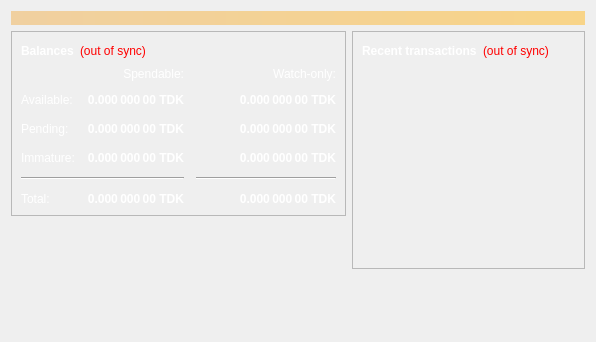
<?xml version="1.0" encoding="UTF-8"?>
<ui version="4.0">
 <class>OverviewPage</class>
 <widget class="QWidget" name="OverviewPage">
  <property name="geometry">
   <rect>
    <x>0</x>
    <y>0</y>
    <width>596</width>
    <height>342</height>
   </rect>
  </property>
  <property name="windowTitle">
   <string>Form</string>
  </property>
  <layout class="QVBoxLayout" name="topLayout">
   <item>
    <widget class="QLabel" name="labelAlerts">
     <property name="visible">
      <bool>false</bool>
     </property>
     <property name="styleSheet">
      <string notr="true">QLabel { background-color: qlineargradient(x1: 0, y1: 0, x2: 1, y2: 0, stop:0 #F0D0A0, stop:1 #F8D488); color:#000000; }</string>
     </property>
     <property name="wordWrap">
      <bool>true</bool>
     </property>
     <property name="margin">
      <number>3</number>
     </property>
     <property name="textInteractionFlags">
      <set>Qt::TextSelectableByMouse</set>
     </property>
    </widget>
   </item>
   <item>
    <layout class="QHBoxLayout" name="horizontalLayout" stretch="1,1">
     <item>
      <layout class="QVBoxLayout" name="verticalLayout_2">
       <item>
        <widget class="QFrame" name="frame">
         <property name="frameShape">
          <enum>QFrame::StyledPanel</enum>
         </property>
         <property name="frameShadow">
          <enum>QFrame::Raised</enum>
         </property>
         <layout class="QVBoxLayout" name="verticalLayout_4">
          <item>
           <layout class="QHBoxLayout" name="horizontalLayout_4">
            <item>
             <widget class="QLabel" name="label_5">
              <property name="palette">
               <palette>
                <active>
                 <colorrole role="WindowText">
                  <brush brushstyle="SolidPattern">
                   <color alpha="255">
                    <red>255</red>
                    <green>255</green>
                    <blue>255</blue>
                   </color>
                  </brush>
                 </colorrole>
                </active>
                <inactive>
                 <colorrole role="WindowText">
                  <brush brushstyle="SolidPattern">
                   <color alpha="255">
                    <red>255</red>
                    <green>255</green>
                    <blue>255</blue>
                   </color>
                  </brush>
                 </colorrole>
                </inactive>
                <disabled>
                 <colorrole role="WindowText">
                  <brush brushstyle="SolidPattern">
                   <color alpha="255">
                    <red>120</red>
                    <green>120</green>
                    <blue>120</blue>
                   </color>
                  </brush>
                 </colorrole>
                </disabled>
               </palette>
              </property>
              <property name="font">
               <font>
                <weight>75</weight>
                <bold>true</bold>
               </font>
              </property>
              <property name="text">
               <string>Balances</string>
              </property>
             </widget>
            </item>
            <item>
             <widget class="QLabel" name="labelWalletStatus">
              <property name="toolTip">
               <string>&lt;html&gt;&lt;head/&gt;&lt;body&gt;&lt;p&gt;The displayed information may be out of date. Your wallet automatically synchronizes with the TdkCoin network after a connection is established, but this process has not completed yet.&lt;/p&gt;&lt;/body&gt;&lt;/html&gt;</string>
              </property>
              <property name="styleSheet">
               <string notr="true">QLabel { color: red; }</string>
              </property>
              <property name="text">
               <string>&lt;html&gt;&lt;head/&gt;&lt;body&gt;&lt;p&gt;(out of sync)&lt;/p&gt;&lt;/body&gt;&lt;/html&gt;</string>
              </property>
             </widget>
            </item>
            <item>
             <spacer name="horizontalSpacer_3">
              <property name="orientation">
               <enum>Qt::Horizontal</enum>
              </property>
              <property name="sizeHint" stdset="0">
               <size>
                <width>40</width>
                <height>20</height>
               </size>
              </property>
             </spacer>
            </item>
           </layout>
          </item>
          <item>
           <layout class="QGridLayout" name="gridLayout">
            <property name="spacing">
             <number>12</number>
            </property>
            <item row="2" column="2">
             <widget class="QLabel" name="labelWatchPending">
              <property name="palette">
               <palette>
                <active>
                 <colorrole role="WindowText">
                  <brush brushstyle="SolidPattern">
                   <color alpha="255">
                    <red>255</red>
                    <green>255</green>
                    <blue>255</blue>
                   </color>
                  </brush>
                 </colorrole>
                </active>
                <inactive>
                 <colorrole role="WindowText">
                  <brush brushstyle="SolidPattern">
                   <color alpha="255">
                    <red>255</red>
                    <green>255</green>
                    <blue>255</blue>
                   </color>
                  </brush>
                 </colorrole>
                </inactive>
                <disabled>
                 <colorrole role="WindowText">
                  <brush brushstyle="SolidPattern">
                   <color alpha="255">
                    <red>120</red>
                    <green>120</green>
                    <blue>120</blue>
                   </color>
                  </brush>
                 </colorrole>
                </disabled>
               </palette>
              </property>
              <property name="font">
               <font>
                <weight>75</weight>
                <bold>true</bold>
               </font>
              </property>
              <property name="cursor">
               <cursorShape>IBeamCursor</cursorShape>
              </property>
              <property name="toolTip">
               <string>Unconfirmed transactions to watch-only addresses</string>
              </property>
              <property name="text">
               <string notr="true">0.000 000 00 TDK</string>
              </property>
              <property name="alignment">
               <set>Qt::AlignRight|Qt::AlignTrailing|Qt::AlignVCenter</set>
              </property>
              <property name="textInteractionFlags">
               <set>Qt::LinksAccessibleByMouse|Qt::TextSelectableByKeyboard|Qt::TextSelectableByMouse</set>
              </property>
             </widget>
            </item>
            <item row="2" column="1">
             <widget class="QLabel" name="labelUnconfirmed">
              <property name="palette">
               <palette>
                <active>
                 <colorrole role="WindowText">
                  <brush brushstyle="SolidPattern">
                   <color alpha="255">
                    <red>255</red>
                    <green>255</green>
                    <blue>255</blue>
                   </color>
                  </brush>
                 </colorrole>
                </active>
                <inactive>
                 <colorrole role="WindowText">
                  <brush brushstyle="SolidPattern">
                   <color alpha="255">
                    <red>255</red>
                    <green>255</green>
                    <blue>255</blue>
                   </color>
                  </brush>
                 </colorrole>
                </inactive>
                <disabled>
                 <colorrole role="WindowText">
                  <brush brushstyle="SolidPattern">
                   <color alpha="255">
                    <red>120</red>
                    <green>120</green>
                    <blue>120</blue>
                   </color>
                  </brush>
                 </colorrole>
                </disabled>
               </palette>
              </property>
              <property name="font">
               <font>
                <weight>75</weight>
                <bold>true</bold>
               </font>
              </property>
              <property name="cursor">
               <cursorShape>IBeamCursor</cursorShape>
              </property>
              <property name="toolTip">
               <string>Total of transactions that have yet to be confirmed, and do not yet count toward the spendable balance</string>
              </property>
              <property name="text">
               <string notr="true">0.000 000 00 TDK</string>
              </property>
              <property name="alignment">
               <set>Qt::AlignRight|Qt::AlignTrailing|Qt::AlignVCenter</set>
              </property>
              <property name="textInteractionFlags">
               <set>Qt::LinksAccessibleByMouse|Qt::TextSelectableByKeyboard|Qt::TextSelectableByMouse</set>
              </property>
             </widget>
            </item>
            <item row="3" column="2">
             <widget class="QLabel" name="labelWatchImmature">
              <property name="palette">
               <palette>
                <active>
                 <colorrole role="WindowText">
                  <brush brushstyle="SolidPattern">
                   <color alpha="255">
                    <red>255</red>
                    <green>255</green>
                    <blue>255</blue>
                   </color>
                  </brush>
                 </colorrole>
                </active>
                <inactive>
                 <colorrole role="WindowText">
                  <brush brushstyle="SolidPattern">
                   <color alpha="255">
                    <red>255</red>
                    <green>255</green>
                    <blue>255</blue>
                   </color>
                  </brush>
                 </colorrole>
                </inactive>
                <disabled>
                 <colorrole role="WindowText">
                  <brush brushstyle="SolidPattern">
                   <color alpha="255">
                    <red>120</red>
                    <green>120</green>
                    <blue>120</blue>
                   </color>
                  </brush>
                 </colorrole>
                </disabled>
               </palette>
              </property>
              <property name="font">
               <font>
                <weight>75</weight>
                <bold>true</bold>
               </font>
              </property>
              <property name="cursor">
               <cursorShape>IBeamCursor</cursorShape>
              </property>
              <property name="toolTip">
               <string>Mined balance in watch-only addresses that has not yet matured</string>
              </property>
              <property name="text">
               <string notr="true">0.000 000 00 TDK</string>
              </property>
              <property name="alignment">
               <set>Qt::AlignRight|Qt::AlignTrailing|Qt::AlignVCenter</set>
              </property>
              <property name="textInteractionFlags">
               <set>Qt::LinksAccessibleByMouse|Qt::TextSelectableByKeyboard|Qt::TextSelectableByMouse</set>
              </property>
             </widget>
            </item>
            <item row="4" column="0" colspan="2">
             <widget class="Line" name="line">
              <property name="orientation">
               <enum>Qt::Horizontal</enum>
              </property>
             </widget>
            </item>
            <item row="4" column="2">
             <widget class="Line" name="lineWatchBalance">
              <property name="sizePolicy">
               <sizepolicy hsizetype="Preferred" vsizetype="Fixed">
                <horstretch>0</horstretch>
                <verstretch>0</verstretch>
               </sizepolicy>
              </property>
              <property name="minimumSize">
               <size>
                <width>140</width>
                <height>0</height>
               </size>
              </property>
              <property name="orientation">
               <enum>Qt::Horizontal</enum>
              </property>
             </widget>
            </item>
            <item row="5" column="0">
             <widget class="QLabel" name="labelTotalText">
              <property name="palette">
               <palette>
                <active>
                 <colorrole role="WindowText">
                  <brush brushstyle="SolidPattern">
                   <color alpha="255">
                    <red>255</red>
                    <green>255</green>
                    <blue>255</blue>
                   </color>
                  </brush>
                 </colorrole>
                </active>
                <inactive>
                 <colorrole role="WindowText">
                  <brush brushstyle="SolidPattern">
                   <color alpha="255">
                    <red>255</red>
                    <green>255</green>
                    <blue>255</blue>
                   </color>
                  </brush>
                 </colorrole>
                </inactive>
                <disabled>
                 <colorrole role="WindowText">
                  <brush brushstyle="SolidPattern">
                   <color alpha="255">
                    <red>120</red>
                    <green>120</green>
                    <blue>120</blue>
                   </color>
                  </brush>
                 </colorrole>
                </disabled>
               </palette>
              </property>
              <property name="text">
               <string>Total:</string>
              </property>
             </widget>
            </item>
            <item row="3" column="1">
             <widget class="QLabel" name="labelImmature">
              <property name="palette">
               <palette>
                <active>
                 <colorrole role="WindowText">
                  <brush brushstyle="SolidPattern">
                   <color alpha="255">
                    <red>255</red>
                    <green>255</green>
                    <blue>255</blue>
                   </color>
                  </brush>
                 </colorrole>
                </active>
                <inactive>
                 <colorrole role="WindowText">
                  <brush brushstyle="SolidPattern">
                   <color alpha="255">
                    <red>255</red>
                    <green>255</green>
                    <blue>255</blue>
                   </color>
                  </brush>
                 </colorrole>
                </inactive>
                <disabled>
                 <colorrole role="WindowText">
                  <brush brushstyle="SolidPattern">
                   <color alpha="255">
                    <red>120</red>
                    <green>120</green>
                    <blue>120</blue>
                   </color>
                  </brush>
                 </colorrole>
                </disabled>
               </palette>
              </property>
              <property name="font">
               <font>
                <weight>75</weight>
                <bold>true</bold>
               </font>
              </property>
              <property name="cursor">
               <cursorShape>IBeamCursor</cursorShape>
              </property>
              <property name="toolTip">
               <string>Mined balance that has not yet matured</string>
              </property>
              <property name="text">
               <string notr="true">0.000 000 00 TDK</string>
              </property>
              <property name="alignment">
               <set>Qt::AlignRight|Qt::AlignTrailing|Qt::AlignVCenter</set>
              </property>
              <property name="textInteractionFlags">
               <set>Qt::LinksAccessibleByMouse|Qt::TextSelectableByKeyboard|Qt::TextSelectableByMouse</set>
              </property>
             </widget>
            </item>
            <item row="2" column="3">
             <spacer name="horizontalSpacer_2">
              <property name="orientation">
               <enum>Qt::Horizontal</enum>
              </property>
              <property name="sizeHint" stdset="0">
               <size>
                <width>40</width>
                <height>20</height>
               </size>
              </property>
             </spacer>
            </item>
            <item row="3" column="0">
             <widget class="QLabel" name="labelImmatureText">
              <property name="palette">
               <palette>
                <active>
                 <colorrole role="WindowText">
                  <brush brushstyle="SolidPattern">
                   <color alpha="255">
                    <red>255</red>
                    <green>255</green>
                    <blue>255</blue>
                   </color>
                  </brush>
                 </colorrole>
                </active>
                <inactive>
                 <colorrole role="WindowText">
                  <brush brushstyle="SolidPattern">
                   <color alpha="255">
                    <red>255</red>
                    <green>255</green>
                    <blue>255</blue>
                   </color>
                  </brush>
                 </colorrole>
                </inactive>
                <disabled>
                 <colorrole role="WindowText">
                  <brush brushstyle="SolidPattern">
                   <color alpha="255">
                    <red>120</red>
                    <green>120</green>
                    <blue>120</blue>
                   </color>
                  </brush>
                 </colorrole>
                </disabled>
               </palette>
              </property>
              <property name="text">
               <string>Immature:</string>
              </property>
             </widget>
            </item>
            <item row="5" column="1">
             <widget class="QLabel" name="labelTotal">
              <property name="palette">
               <palette>
                <active>
                 <colorrole role="WindowText">
                  <brush brushstyle="SolidPattern">
                   <color alpha="255">
                    <red>255</red>
                    <green>255</green>
                    <blue>255</blue>
                   </color>
                  </brush>
                 </colorrole>
                </active>
                <inactive>
                 <colorrole role="WindowText">
                  <brush brushstyle="SolidPattern">
                   <color alpha="255">
                    <red>255</red>
                    <green>255</green>
                    <blue>255</blue>
                   </color>
                  </brush>
                 </colorrole>
                </inactive>
                <disabled>
                 <colorrole role="WindowText">
                  <brush brushstyle="SolidPattern">
                   <color alpha="255">
                    <red>120</red>
                    <green>120</green>
                    <blue>120</blue>
                   </color>
                  </brush>
                 </colorrole>
                </disabled>
               </palette>
              </property>
              <property name="font">
               <font>
                <weight>75</weight>
                <bold>true</bold>
               </font>
              </property>
              <property name="cursor">
               <cursorShape>IBeamCursor</cursorShape>
              </property>
              <property name="toolTip">
               <string>Your current total balance</string>
              </property>
              <property name="text">
               <string notr="true">0.000 000 00 TDK</string>
              </property>
              <property name="alignment">
               <set>Qt::AlignRight|Qt::AlignTrailing|Qt::AlignVCenter</set>
              </property>
              <property name="textInteractionFlags">
               <set>Qt::LinksAccessibleByMouse|Qt::TextSelectableByKeyboard|Qt::TextSelectableByMouse</set>
              </property>
             </widget>
            </item>
            <item row="5" column="2">
             <widget class="QLabel" name="labelWatchTotal">
              <property name="palette">
               <palette>
                <active>
                 <colorrole role="WindowText">
                  <brush brushstyle="SolidPattern">
                   <color alpha="255">
                    <red>255</red>
                    <green>255</green>
                    <blue>255</blue>
                   </color>
                  </brush>
                 </colorrole>
                </active>
                <inactive>
                 <colorrole role="WindowText">
                  <brush brushstyle="SolidPattern">
                   <color alpha="255">
                    <red>255</red>
                    <green>255</green>
                    <blue>255</blue>
                   </color>
                  </brush>
                 </colorrole>
                </inactive>
                <disabled>
                 <colorrole role="WindowText">
                  <brush brushstyle="SolidPattern">
                   <color alpha="255">
                    <red>120</red>
                    <green>120</green>
                    <blue>120</blue>
                   </color>
                  </brush>
                 </colorrole>
                </disabled>
               </palette>
              </property>
              <property name="font">
               <font>
                <weight>75</weight>
                <bold>true</bold>
               </font>
              </property>
              <property name="cursor">
               <cursorShape>IBeamCursor</cursorShape>
              </property>
              <property name="toolTip">
               <string>Current total balance in watch-only addresses</string>
              </property>
              <property name="text">
               <string notr="true">0.000 000 00 TDK</string>
              </property>
              <property name="alignment">
               <set>Qt::AlignRight|Qt::AlignTrailing|Qt::AlignVCenter</set>
              </property>
              <property name="textInteractionFlags">
               <set>Qt::LinksAccessibleByMouse|Qt::TextSelectableByKeyboard|Qt::TextSelectableByMouse</set>
              </property>
             </widget>
            </item>
            <item row="0" column="2">
             <widget class="QLabel" name="labelWatchonly">
              <property name="palette">
               <palette>
                <active>
                 <colorrole role="WindowText">
                  <brush brushstyle="SolidPattern">
                   <color alpha="255">
                    <red>255</red>
                    <green>255</green>
                    <blue>255</blue>
                   </color>
                  </brush>
                 </colorrole>
                </active>
                <inactive>
                 <colorrole role="WindowText">
                  <brush brushstyle="SolidPattern">
                   <color alpha="255">
                    <red>255</red>
                    <green>255</green>
                    <blue>255</blue>
                   </color>
                  </brush>
                 </colorrole>
                </inactive>
                <disabled>
                 <colorrole role="WindowText">
                  <brush brushstyle="SolidPattern">
                   <color alpha="255">
                    <red>120</red>
                    <green>120</green>
                    <blue>120</blue>
                   </color>
                  </brush>
                 </colorrole>
                </disabled>
               </palette>
              </property>
              <property name="text">
               <string>Watch-only:</string>
              </property>
              <property name="alignment">
               <set>Qt::AlignRight|Qt::AlignTrailing|Qt::AlignVCenter</set>
              </property>
             </widget>
            </item>
            <item row="1" column="0">
             <widget class="QLabel" name="labelBalanceText">
              <property name="palette">
               <palette>
                <active>
                 <colorrole role="WindowText">
                  <brush brushstyle="SolidPattern">
                   <color alpha="255">
                    <red>255</red>
                    <green>255</green>
                    <blue>255</blue>
                   </color>
                  </brush>
                 </colorrole>
                </active>
                <inactive>
                 <colorrole role="WindowText">
                  <brush brushstyle="SolidPattern">
                   <color alpha="255">
                    <red>255</red>
                    <green>255</green>
                    <blue>255</blue>
                   </color>
                  </brush>
                 </colorrole>
                </inactive>
                <disabled>
                 <colorrole role="WindowText">
                  <brush brushstyle="SolidPattern">
                   <color alpha="255">
                    <red>120</red>
                    <green>120</green>
                    <blue>120</blue>
                   </color>
                  </brush>
                 </colorrole>
                </disabled>
               </palette>
              </property>
              <property name="text">
               <string>Available:</string>
              </property>
             </widget>
            </item>
            <item row="1" column="1">
             <widget class="QLabel" name="labelBalance">
              <property name="palette">
               <palette>
                <active>
                 <colorrole role="WindowText">
                  <brush brushstyle="SolidPattern">
                   <color alpha="255">
                    <red>255</red>
                    <green>255</green>
                    <blue>255</blue>
                   </color>
                  </brush>
                 </colorrole>
                </active>
                <inactive>
                 <colorrole role="WindowText">
                  <brush brushstyle="SolidPattern">
                   <color alpha="255">
                    <red>255</red>
                    <green>255</green>
                    <blue>255</blue>
                   </color>
                  </brush>
                 </colorrole>
                </inactive>
                <disabled>
                 <colorrole role="WindowText">
                  <brush brushstyle="SolidPattern">
                   <color alpha="255">
                    <red>120</red>
                    <green>120</green>
                    <blue>120</blue>
                   </color>
                  </brush>
                 </colorrole>
                </disabled>
               </palette>
              </property>
              <property name="font">
               <font>
                <weight>75</weight>
                <bold>true</bold>
               </font>
              </property>
              <property name="cursor">
               <cursorShape>IBeamCursor</cursorShape>
              </property>
              <property name="toolTip">
               <string>Your current spendable balance</string>
              </property>
              <property name="text">
               <string notr="true">0.000 000 00 TDK</string>
              </property>
              <property name="alignment">
               <set>Qt::AlignRight|Qt::AlignTrailing|Qt::AlignVCenter</set>
              </property>
              <property name="textInteractionFlags">
               <set>Qt::LinksAccessibleByMouse|Qt::TextSelectableByKeyboard|Qt::TextSelectableByMouse</set>
              </property>
             </widget>
            </item>
            <item row="1" column="2">
             <widget class="QLabel" name="labelWatchAvailable">
              <property name="palette">
               <palette>
                <active>
                 <colorrole role="WindowText">
                  <brush brushstyle="SolidPattern">
                   <color alpha="255">
                    <red>255</red>
                    <green>255</green>
                    <blue>255</blue>
                   </color>
                  </brush>
                 </colorrole>
                </active>
                <inactive>
                 <colorrole role="WindowText">
                  <brush brushstyle="SolidPattern">
                   <color alpha="255">
                    <red>255</red>
                    <green>255</green>
                    <blue>255</blue>
                   </color>
                  </brush>
                 </colorrole>
                </inactive>
                <disabled>
                 <colorrole role="WindowText">
                  <brush brushstyle="SolidPattern">
                   <color alpha="255">
                    <red>120</red>
                    <green>120</green>
                    <blue>120</blue>
                   </color>
                  </brush>
                 </colorrole>
                </disabled>
               </palette>
              </property>
              <property name="font">
               <font>
                <weight>75</weight>
                <bold>true</bold>
               </font>
              </property>
              <property name="cursor">
               <cursorShape>IBeamCursor</cursorShape>
              </property>
              <property name="toolTip">
               <string>Your current balance in watch-only addresses</string>
              </property>
              <property name="text">
               <string notr="true">0.000 000 00 TDK</string>
              </property>
              <property name="alignment">
               <set>Qt::AlignRight|Qt::AlignTrailing|Qt::AlignVCenter</set>
              </property>
              <property name="textInteractionFlags">
               <set>Qt::LinksAccessibleByMouse|Qt::TextSelectableByKeyboard|Qt::TextSelectableByMouse</set>
              </property>
             </widget>
            </item>
            <item row="2" column="0">
             <widget class="QLabel" name="labelPendingText">
              <property name="palette">
               <palette>
                <active>
                 <colorrole role="WindowText">
                  <brush brushstyle="SolidPattern">
                   <color alpha="255">
                    <red>255</red>
                    <green>255</green>
                    <blue>255</blue>
                   </color>
                  </brush>
                 </colorrole>
                </active>
                <inactive>
                 <colorrole role="WindowText">
                  <brush brushstyle="SolidPattern">
                   <color alpha="255">
                    <red>255</red>
                    <green>255</green>
                    <blue>255</blue>
                   </color>
                  </brush>
                 </colorrole>
                </inactive>
                <disabled>
                 <colorrole role="WindowText">
                  <brush brushstyle="SolidPattern">
                   <color alpha="255">
                    <red>120</red>
                    <green>120</green>
                    <blue>120</blue>
                   </color>
                  </brush>
                 </colorrole>
                </disabled>
               </palette>
              </property>
              <property name="text">
               <string>Pending:</string>
              </property>
             </widget>
            </item>
            <item row="0" column="1">
             <widget class="QLabel" name="labelSpendable">
              <property name="palette">
               <palette>
                <active>
                 <colorrole role="WindowText">
                  <brush brushstyle="SolidPattern">
                   <color alpha="255">
                    <red>255</red>
                    <green>255</green>
                    <blue>255</blue>
                   </color>
                  </brush>
                 </colorrole>
                </active>
                <inactive>
                 <colorrole role="WindowText">
                  <brush brushstyle="SolidPattern">
                   <color alpha="255">
                    <red>255</red>
                    <green>255</green>
                    <blue>255</blue>
                   </color>
                  </brush>
                 </colorrole>
                </inactive>
                <disabled>
                 <colorrole role="WindowText">
                  <brush brushstyle="SolidPattern">
                   <color alpha="255">
                    <red>120</red>
                    <green>120</green>
                    <blue>120</blue>
                   </color>
                  </brush>
                 </colorrole>
                </disabled>
               </palette>
              </property>
              <property name="text">
               <string>Spendable:</string>
              </property>
              <property name="alignment">
               <set>Qt::AlignRight|Qt::AlignTrailing|Qt::AlignVCenter</set>
              </property>
             </widget>
            </item>
           </layout>
          </item>
         </layout>
        </widget>
       </item>
       <item>
        <spacer name="verticalSpacer">
         <property name="orientation">
          <enum>Qt::Vertical</enum>
         </property>
         <property name="sizeHint" stdset="0">
          <size>
           <width>20</width>
           <height>40</height>
          </size>
         </property>
        </spacer>
       </item>
      </layout>
     </item>
     <item>
      <layout class="QVBoxLayout" name="verticalLayout_3">
       <item>
        <widget class="QFrame" name="frame_2">
         <property name="frameShape">
          <enum>QFrame::StyledPanel</enum>
         </property>
         <property name="frameShadow">
          <enum>QFrame::Raised</enum>
         </property>
         <layout class="QVBoxLayout" name="verticalLayout">
          <item>
           <layout class="QHBoxLayout" name="horizontalLayout_2">
            <item>
             <widget class="QLabel" name="label_4">
              <property name="palette">
               <palette>
                <active>
                 <colorrole role="WindowText">
                  <brush brushstyle="SolidPattern">
                   <color alpha="255">
                    <red>255</red>
                    <green>255</green>
                    <blue>255</blue>
                   </color>
                  </brush>
                 </colorrole>
                </active>
                <inactive>
                 <colorrole role="WindowText">
                  <brush brushstyle="SolidPattern">
                   <color alpha="255">
                    <red>255</red>
                    <green>255</green>
                    <blue>255</blue>
                   </color>
                  </brush>
                 </colorrole>
                </inactive>
                <disabled>
                 <colorrole role="WindowText">
                  <brush brushstyle="SolidPattern">
                   <color alpha="255">
                    <red>120</red>
                    <green>120</green>
                    <blue>120</blue>
                   </color>
                  </brush>
                 </colorrole>
                </disabled>
               </palette>
              </property>
              <property name="font">
               <font>
                <weight>75</weight>
                <bold>true</bold>
               </font>
              </property>
              <property name="text">
               <string>Recent transactions</string>
              </property>
             </widget>
            </item>
            <item>
             <widget class="QLabel" name="labelTransactionsStatus">
              <property name="toolTip">
               <string>&lt;html&gt;&lt;head/&gt;&lt;body&gt;&lt;p&gt;The displayed information may be out of date. Your wallet automatically synchronizes with the TdkCoin network after a connection is established, but this process has not completed yet.&lt;/p&gt;&lt;/body&gt;&lt;/html&gt;</string>
              </property>
              <property name="styleSheet">
               <string notr="true">QLabel { color: red; }</string>
              </property>
              <property name="text">
               <string>&lt;html&gt;&lt;head/&gt;&lt;body&gt;&lt;p&gt;(out of sync)&lt;/p&gt;&lt;/body&gt;&lt;/html&gt;</string>
              </property>
             </widget>
            </item>
            <item>
             <spacer name="horizontalSpacer">
              <property name="orientation">
               <enum>Qt::Horizontal</enum>
              </property>
              <property name="sizeHint" stdset="0">
               <size>
                <width>40</width>
                <height>20</height>
               </size>
              </property>
             </spacer>
            </item>
           </layout>
          </item>
          <item>
           <widget class="QListView" name="listTransactions">
            <property name="palette">
             <palette>
              <active>
               <colorrole role="WindowText">
                <brush brushstyle="SolidPattern">
                 <color alpha="255">
                  <red>255</red>
                  <green>255</green>
                  <blue>255</blue>
                 </color>
                </brush>
               </colorrole>
               <colorrole role="Button">
                <brush brushstyle="SolidPattern">
                 <color alpha="0">
                  <red>0</red>
                  <green>0</green>
                  <blue>0</blue>
                 </color>
                </brush>
               </colorrole>
               <colorrole role="Text">
                <brush brushstyle="SolidPattern">
                 <color alpha="255">
                  <red>255</red>
                  <green>255</green>
                  <blue>255</blue>
                 </color>
                </brush>
               </colorrole>
               <colorrole role="ButtonText">
                <brush brushstyle="SolidPattern">
                 <color alpha="255">
                  <red>255</red>
                  <green>255</green>
                  <blue>255</blue>
                 </color>
                </brush>
               </colorrole>
               <colorrole role="Base">
                <brush brushstyle="NoBrush">
                 <color alpha="255">
                  <red>0</red>
                  <green>0</green>
                  <blue>0</blue>
                 </color>
                </brush>
               </colorrole>
               <colorrole role="Window">
                <brush brushstyle="SolidPattern">
                 <color alpha="0">
                  <red>0</red>
                  <green>0</green>
                  <blue>0</blue>
                 </color>
                </brush>
               </colorrole>
              </active>
              <inactive>
               <colorrole role="WindowText">
                <brush brushstyle="SolidPattern">
                 <color alpha="255">
                  <red>255</red>
                  <green>255</green>
                  <blue>255</blue>
                 </color>
                </brush>
               </colorrole>
               <colorrole role="Button">
                <brush brushstyle="SolidPattern">
                 <color alpha="0">
                  <red>0</red>
                  <green>0</green>
                  <blue>0</blue>
                 </color>
                </brush>
               </colorrole>
               <colorrole role="Text">
                <brush brushstyle="SolidPattern">
                 <color alpha="255">
                  <red>255</red>
                  <green>255</green>
                  <blue>255</blue>
                 </color>
                </brush>
               </colorrole>
               <colorrole role="ButtonText">
                <brush brushstyle="SolidPattern">
                 <color alpha="255">
                  <red>255</red>
                  <green>255</green>
                  <blue>255</blue>
                 </color>
                </brush>
               </colorrole>
               <colorrole role="Base">
                <brush brushstyle="NoBrush">
                 <color alpha="255">
                  <red>0</red>
                  <green>0</green>
                  <blue>0</blue>
                 </color>
                </brush>
               </colorrole>
               <colorrole role="Window">
                <brush brushstyle="SolidPattern">
                 <color alpha="0">
                  <red>0</red>
                  <green>0</green>
                  <blue>0</blue>
                 </color>
                </brush>
               </colorrole>
              </inactive>
              <disabled>
               <colorrole role="WindowText">
                <brush brushstyle="SolidPattern">
                 <color alpha="255">
                  <red>120</red>
                  <green>120</green>
                  <blue>120</blue>
                 </color>
                </brush>
               </colorrole>
               <colorrole role="Button">
                <brush brushstyle="SolidPattern">
                 <color alpha="0">
                  <red>0</red>
                  <green>0</green>
                  <blue>0</blue>
                 </color>
                </brush>
               </colorrole>
               <colorrole role="Text">
                <brush brushstyle="SolidPattern">
                 <color alpha="255">
                  <red>120</red>
                  <green>120</green>
                  <blue>120</blue>
                 </color>
                </brush>
               </colorrole>
               <colorrole role="ButtonText">
                <brush brushstyle="SolidPattern">
                 <color alpha="255">
                  <red>120</red>
                  <green>120</green>
                  <blue>120</blue>
                 </color>
                </brush>
               </colorrole>
               <colorrole role="Base">
                <brush brushstyle="NoBrush">
                 <color alpha="255">
                  <red>0</red>
                  <green>0</green>
                  <blue>0</blue>
                 </color>
                </brush>
               </colorrole>
               <colorrole role="Window">
                <brush brushstyle="SolidPattern">
                 <color alpha="0">
                  <red>0</red>
                  <green>0</green>
                  <blue>0</blue>
                 </color>
                </brush>
               </colorrole>
              </disabled>
             </palette>
            </property>
            <property name="styleSheet">
             <string notr="true">QListView { background: transparent; }</string>
            </property>
            <property name="frameShape">
             <enum>QFrame::NoFrame</enum>
            </property>
            <property name="verticalScrollBarPolicy">
             <enum>Qt::ScrollBarAlwaysOff</enum>
            </property>
            <property name="horizontalScrollBarPolicy">
             <enum>Qt::ScrollBarAlwaysOff</enum>
            </property>
            <property name="selectionMode">
             <enum>QAbstractItemView::NoSelection</enum>
            </property>
           </widget>
          </item>
         </layout>
        </widget>
       </item>
       <item>
        <spacer name="verticalSpacer_2">
         <property name="orientation">
          <enum>Qt::Vertical</enum>
         </property>
         <property name="sizeHint" stdset="0">
          <size>
           <width>20</width>
           <height>40</height>
          </size>
         </property>
        </spacer>
       </item>
      </layout>
     </item>
    </layout>
   </item>
  </layout>
 </widget>
 <resources/>
 <connections/>
</ui>
